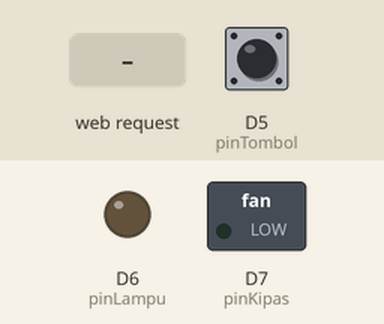
Bench run of a sketch on a simulated ESP8266 (NodeMCU). On the bench: switched loads named in the sketch (green lamp = pin HIGH), output pins drawn as LEDs (lit = HIGH). Inputs (shaded band) come from the test bench; at power-on: D5 (pinTombol) HIGH. WiFi joins after 1.5 s; servers stay silent unless stated; storage starts empty; what the sketch prints to the serial monitor is not drawn.

Above: at 2.7 s.
2.8 s: D5 (pinTombol) pulled LOW for 0.15 s
At 4.0 s:
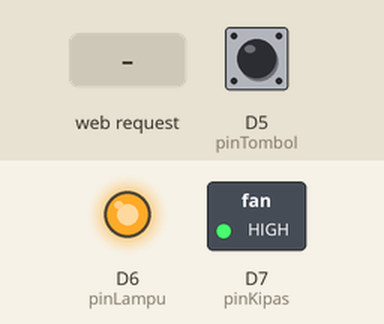
4.4 s: HTTP request GET /lampu received
At 5.6 s:
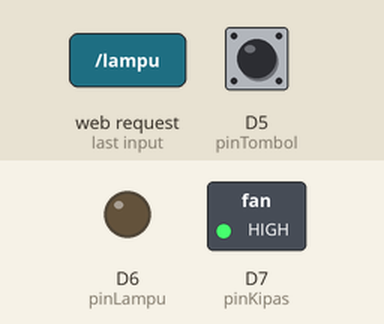
5.9 s: D5 (pinTombol) pulled LOW for 1 s
At 7.6 s:
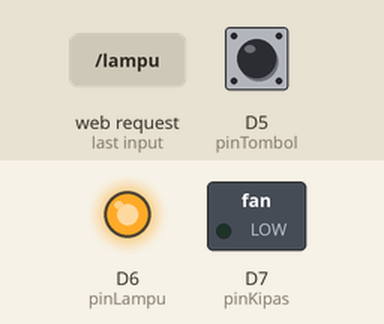
8.4 s: D5 (pinTombol) pulled LOW for 3.2 s
At 12.4 s:
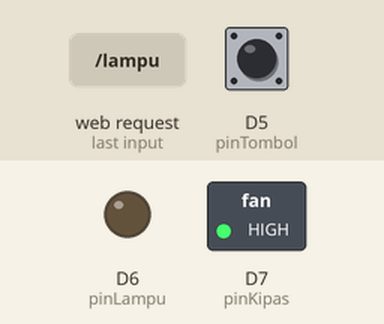
13.1 s: HTTP request GET /kipas received
At 13.6 s:
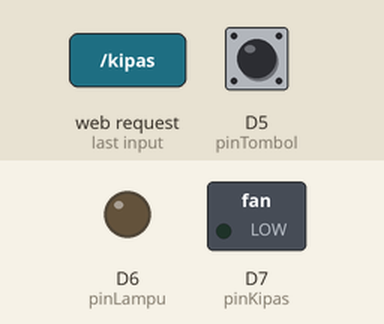
Timing chart, 0 to 15.6 s (numbered marks = the images above; inputs shaded):
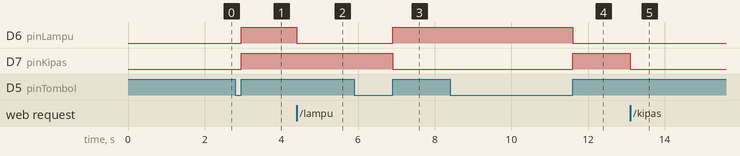

The sketch:

wireless_controlled_power_outlet.ino
```cpp
#include <Pushbutton.h>
#include <ESP8266WiFi.h>
#include <WiFiClient.h>
#include <ESP8266WiFiMulti.h>
#include <ESP8266mDNS.h>
#include <ESP8266WebServer.h>
#include <FS.h>
#include <ArduinoOTA.h>

ESP8266WiFiMulti wifiMulti;

//soft AP
const char *ssid = "softap_SSID";
const char *password = "softap_PASSWD";

ESP8266WebServer server(80);

String getContentType(String filename);
bool handleFileRead(String path);

const int pinTombol = D5;
const int pinLampu = D6;
const int pinKipas = D7;

Pushbutton tombol(pinTombol);

void handleLampu();
void handleKipas();

void setup() {
  pinMode(pinLampu, OUTPUT);
  pinMode(pinKipas, OUTPUT);

  digitalWrite(pinLampu, LOW);
  digitalWrite(pinKipas, LOW);

  Serial.begin(115200);
  delay(10);
  Serial.println('\n');

  //multi SSID
  wifiMulti.addAP("SSID1", "PASS1");
  wifiMulti.addAP("SSID2", "PASS2");

  Serial.println("Connecting ...");
  int i = 0;

  //coba konek
  if (wifiMulti.run() == WL_CONNECTED) {
    Serial.println('\n');
    Serial.print("Connected to ");
    Serial.println(WiFi.SSID());
    Serial.print("IP address:\t");
    Serial.println(WiFi.localIP());
  }

  //fail over ke mode AP jika gagal konek
  if (wifiMulti.run() != WL_CONNECTED) {
    Serial.println('\n');
    Serial.print("Can not connect to AP, fallback to AP Mode ");
    WiFi.softAP(ssid, password);
    IPAddress myIP = WiFi.softAPIP();
    Serial.print("AP IP address: ");
    Serial.println(myIP);
  }

  if (MDNS.begin("esp8266")) {
    Serial.println("mDNS responder started");
  } else {
    Serial.println("Error setting up MDNS responder!");
  }

  //blok ota
  ArduinoOTA.setHostname("ESP8266");
  ArduinoOTA.setPassword("esp8266");

  ArduinoOTA.onStart([]() {
    Serial.println("Start");
  });
  ArduinoOTA.onEnd([]() {
    Serial.println("\nEnd");
  });
  ArduinoOTA.onProgress([](unsigned int progress, unsigned int total) {
    Serial.printf("Progress: %u%%\r", (progress / (total / 100)));
  });
  ArduinoOTA.onError([](ota_error_t error) {
    Serial.printf("Error[%u]: ", error);
    if (error == OTA_AUTH_ERROR) Serial.println("Auth Failed");
    else if (error == OTA_BEGIN_ERROR) Serial.println("Begin Failed");
    else if (error == OTA_CONNECT_ERROR) Serial.println("Connect Failed");
    else if (error == OTA_RECEIVE_ERROR) Serial.println("Receive Failed");
    else if (error == OTA_END_ERROR) Serial.println("End Failed");
  });
  ArduinoOTA.begin();
  Serial.println("OTA ready");


  SPIFFS.begin();

  server.onNotFound([]() {
    if (!handleFileRead(server.uri()))
      server.send(404, "text/plain", "404: Not Found");
  });

  server.on("/lampu", handleLampu);
  server.on("/kipas", handleKipas);

  server.begin();
  Serial.println("HTTP server started");
}

void loop() {
  ArduinoOTA.handle();
  server.handleClient();
  if (tombol.getSingleDebouncedRelease()) {
    digitalWrite(pinLampu, !digitalRead(pinLampu));
    digitalWrite(pinKipas, !digitalRead(pinKipas));
  }
}

//kompresi
String getContentType(String filename) {
  if (filename.endsWith(".htm")) return "text/html";
  else if (filename.endsWith(".html")) return "text/html";
  else if (filename.endsWith(".css")) return "text/css";
  else if (filename.endsWith(".js")) return "application/javascript";
  else if (filename.endsWith(".png")) return "image/png";
  else if (filename.endsWith(".gif")) return "image/gif";
  else if (filename.endsWith(".jpg")) return "image/jpeg";
  else if (filename.endsWith(".ico")) return "image/x-icon";
  else if (filename.endsWith(".xml")) return "text/xml";
  else if (filename.endsWith(".pdf")) return "application/x-pdf";
  else if (filename.endsWith(".zip")) return "application/x-zip";
  else if (filename.endsWith(".gz")) return "application/x-gzip";
  return "text/plain";
}

bool handleFileRead(String path) { // send the right file to the client (if it exists)
  Serial.println("handleFileRead: " + path);
  if (path.endsWith("/")) path += "index.html";         // If a folder is requested, send the index file
  String contentType = getContentType(path);            // Get the MIME type
  if (SPIFFS.exists(path)) {                            // If the file exists
    File file = SPIFFS.open(path, "r");                 // Open it
    size_t sent = server.streamFile(file, contentType); // And send it to the client
    file.close();                                       // Then close the file again
    return true;
  }
  Serial.println("\tFile Not Found");
  return false;                                         // If the file doesn't exist, return false
}

void handleLampu() {
  digitalWrite(pinLampu, !digitalRead(pinLampu));
  server.sendHeader("location", "/");
  server.send(303);
}

void handleKipas() {
  digitalWrite(pinKipas, !digitalRead(pinKipas));
  server.sendHeader("location", "/");
  server.send(303);
}
```

Measured:
- after the input at 2.8 s, D6 (pinLampu), D7 (pinKipas): LOW → HIGH after 0.15 s
- after the input at 4.4 s, D6 (pinLampu): HIGH → LOW at once
- after the input at 5.9 s, D6 (pinLampu): LOW → HIGH after 1.0 s; D7 (pinKipas): HIGH → LOW after 1.0 s
- after the input at 8.4 s, D6 (pinLampu): HIGH → LOW after 3.2 s; D7 (pinKipas): LOW → HIGH after 3.2 s
- after the input at 13.1 s, D7 (pinKipas): HIGH → LOW at once
